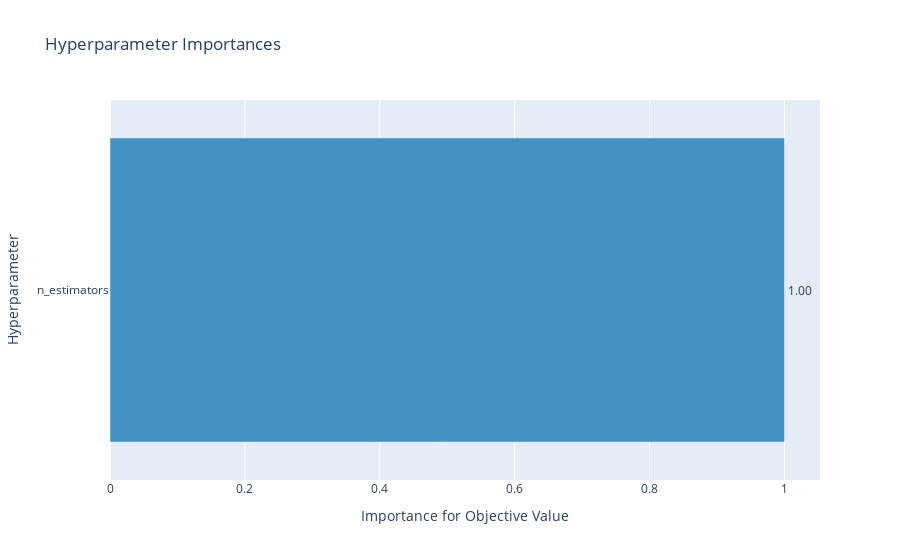

Here is the notebook cell this chart was saved with:
### Code cell
optuna.visualization.plot_param_importances(rf_study)

### Figure 1 — Plotly figure (JSON) as saved in the notebook; plotly's stock layout.template omitted (floating-point values rounded to 4 significant figures)
{"data": [{"cliponaxis": false, "hovertemplate": ["n_estimators (IntDistribution): 1.0<extra></extra>"], "marker": {"color": "rgb(66,146,198)"}, "orientation": "h", "text": ["1.00"], "textposition": "outside", "type": "bar", "x": [1], "y": ["n_estimators"]}], "layout": {"showlegend": false, "title": {"text": "Hyperparameter Importances"}, "xaxis": {"title": {"text": "Importance for Objective Value"}}, "yaxis": {"title": {"text": "Hyperparameter"}}}}
